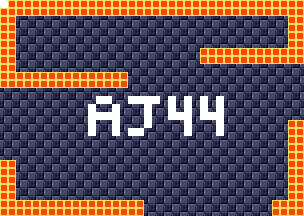

A 2D game scene composited from a Tiled map and its tileset images. What follows is a short description and the map's XML, with each tile layer's data collapsed to a summary:
An orthogonal 38x27 tile map with 8x8 px tiles, 4 tile layers (background, foreground, room numbers, Objects), 15 tilesets.

<map version="1.5" tiledversion="1.7.1" orientation="orthogonal" renderorder="right-down" width="38" height="27" tilewidth="8" tileheight="8" infinite="0" nextlayerid="11" nextobjectid="1">
 <tileset firstgid="1" source="tilesheets/tsKarniMata.tsx" />
 <tileset firstgid="1025" source="tilesheets/tsVoodooWasp.tsx" />
 <tileset firstgid="2049" source="tilesheets/tsBurial.tsx" />
 <tileset firstgid="3073" source="tilesheets/tsBlueTemple.tsx" />
 <tileset firstgid="4097" source="tilesheets/tsGoddess.tsx" />
 <tileset firstgid="5121" source="tilesheets/tsKonark.tsx" />
 <tileset firstgid="6145" name="sEnemies" tilewidth="8" tileheight="8" tilecount="1024" columns="32">
  <image source="../grapx/tilesheets/sObjects.bmp" trans="ff94ff" width="256" height="256" />
 </tileset>
 <tileset firstgid="7169" source="tilesheets/tsIceTemple.tsx" />
 <tileset firstgid="8193" source="tilesheets/tsLavaArea.tsx" />
 <tileset firstgid="9217" source="tilesheets/tsBossArea.tsx" />
 <tileset firstgid="10241" source="tilesheets/tsPegu.tsx" />
 <tileset firstgid="11265" source="tilesheets/sTiwanakuTemple.tsx" />
 <tileset firstgid="12289" source="tilesheets/sIndraTemple.tsx" />
 <tileset firstgid="13313" source="tilesheets/sTeleport.tsx" />
 <tileset firstgid="14337" source="tilesheets/sObjects.tsx" />
 <layer id="2" name="background" width="38" height="27">
  <data>[1026 cells, 1026 non-empty, 2 distinct tile ids]</data>
 </layer>
 <layer id="1" name="foreground" width="38" height="27">
  <data>[1026 cells, 230 non-empty, 1 distinct tile ids]</data>
 </layer>
 <layer id="7" name="room numbers" width="38" height="27">
  <data>[1026 cells, 40 non-empty, 1 distinct tile ids]</data>
 </layer>
 <layer id="10" name="Objects" width="38" height="27">
  <data>[1026 cells, 0 non-empty, 0 distinct tile ids]</data>
 </layer>
</map>
